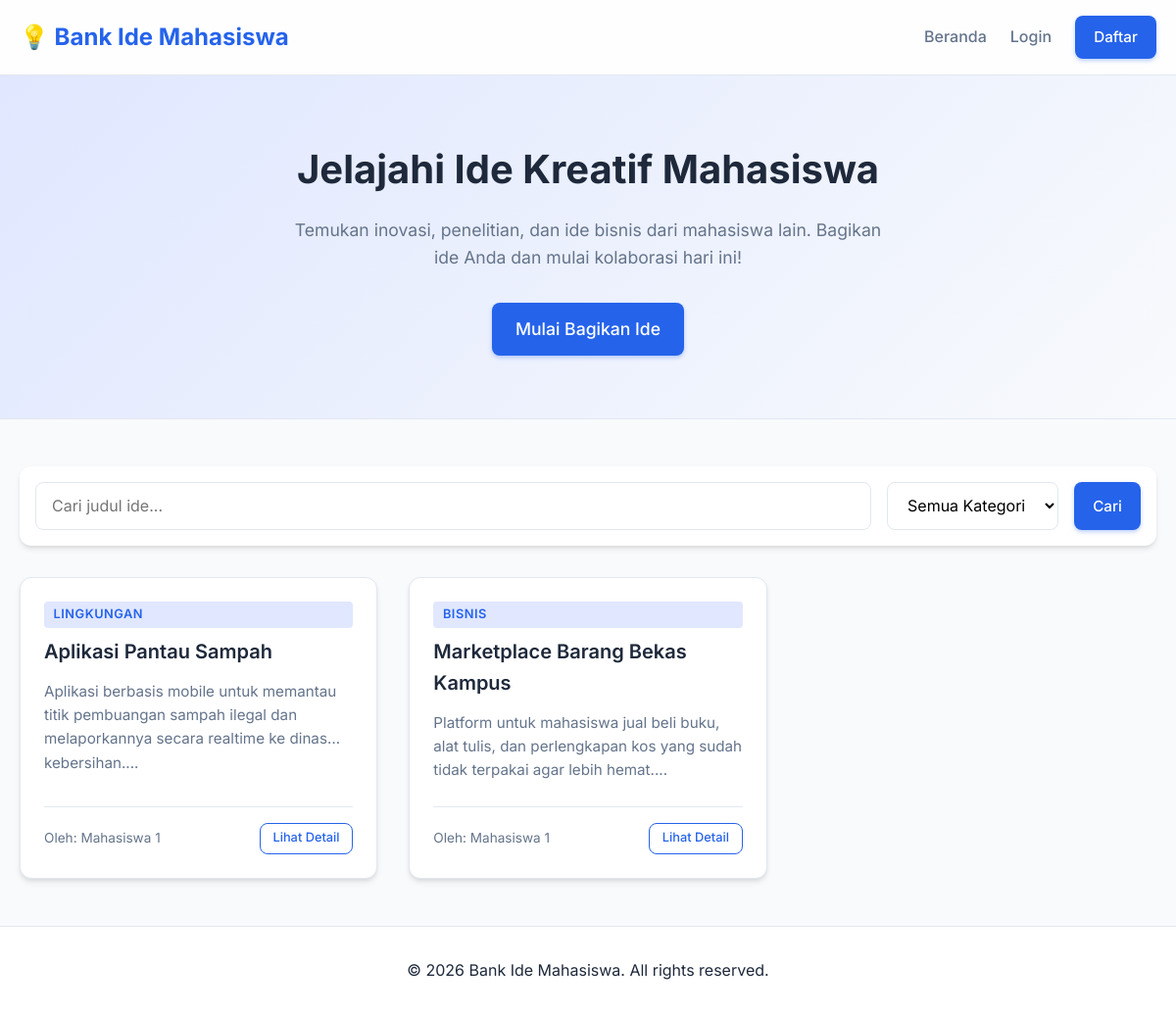
The page / on the database its author committed.
### tables this page shows
CREATE TABLE ide (
    id_ide INT AUTO_INCREMENT PRIMARY KEY,
    judul_ide VARCHAR(255) NOT NULL,
    deskripsi TEXT NOT NULL,
    tanggal_upload DATETIME DEFAULT CURRENT_TIMESTAMP,
    id_user INT,
    id_kategori INT,
    FOREIGN KEY (id_user) REFERENCES users(id_user) ON DELETE CASCADE,
    FOREIGN KEY (id_kategori) REFERENCES kategori(id_kategori) ON DELETE SET NULL
);

CREATE TABLE kategori (
    id_kategori INT AUTO_INCREMENT PRIMARY KEY,
    nama_kategori VARCHAR(100) NOT NULL
);

CREATE TABLE users (
    id_user INT AUTO_INCREMENT PRIMARY KEY,
    nama VARCHAR(100) NOT NULL,
    email VARCHAR(100) NOT NULL UNIQUE,
    password VARCHAR(255) NOT NULL,
    role ENUM('admin', 'user') DEFAULT 'user'
);

### config/database.php (called while the page is built, shortened)
<?php
function isLoggedIn() {
    return isset($_SESSION['user_id']);
}
?>

### index.php (the view, shortened to what this page needs)
<?php
require_once 'config/database.php';
$search = isset($_GET['search']) ? trim($_GET['search']) : '';
$query = "SELECT i.*, u.nama as pembuat, k.nama_kategori
          FROM ide i
          LEFT JOIN users u ON i.id_user = u.id_user
          LEFT JOIN kategori k ON i.id_kategori = k.id_kategori
          WHERE 1=1";
$params = [];
$query .= " ORDER BY i.tanggal_upload DESC";
$stmt = $pdo->prepare($query);
$stmt->execute($params);
$ideas = $stmt->fetchAll();
?>
<?php include 'includes/header.php'; ?>
<?php include 'includes/navbar.php'; ?>
<div class="hero">
    <h1>Jelajahi Ide Kreatif Mahasiswa</h1>
    <p>Temukan inovasi, penelitian, dan ide bisnis dari mahasiswa lain. Bagikan ide Anda dan mulai kolaborasi hari ini!</p>
    <?php if (!isLoggedIn()): ?>
        <a href="register.php" class="btn btn-primary" style="font-size: 1.1rem; padding: 0.8rem 1.5rem;">Mulai Bagikan Ide</a>
    <?php endif; ?>
</div>
<main class="main-content">
    <div class="container">
        <form method="GET" action="" class="search-bar">
            <input type="text" name="search" class="form-control" placeholder="Cari judul ide..." value="<?php echo htmlspecialchars($search); ?>" style="flex-grow: 1;">
            <select name="kategori" class="form-control" style="width: 200px;">
                <option value="0">Semua Kategori</option>
            </select>
            <button type="submit" class="btn btn-primary">Cari</button>
        </form>
        <div class="ideas-grid">
            <?php if (count($ideas) > 0): ?>
                <?php foreach ($ideas as $ide): ?>
                    <div class="card">
                        <div class="card-category"><?php echo htmlspecialchars($ide['nama_kategori'] ?? 'Tanpa Kategori'); ?></div>
                        <h3 class="card-title"><?php echo htmlspecialchars($ide['judul_ide']); ?></h3>
                        <p class="card-desc"><?php echo htmlspecialchars(substr($ide['deskripsi'], 0, 150)) . '...'; ?></p>
                        <div class="card-footer">
                            <span>Oleh: <?php echo htmlspecialchars($ide['pembuat'] ?? 'Anonim'); ?></span>
                            <a href="ide_detail.php?id=<?php echo $ide['id_ide']; ?>" class="btn btn-outline" style="padding: 0.3rem 0.8rem; font-size: 0.8rem;">Lihat Detail</a>
                        </div>
                    </div>
                <?php endforeach; ?>
            <?php else: ?>
                <div style="grid-column: 1 / -1; text-align: center; padding: 3rem; color: var(--text-muted);">
                    <h3>Tidak ada ide yang ditemukan.</h3>
                </div>
            <?php endif; ?>
        </div>
    </div>
</main>
<?php include 'includes/footer.php'; ?>

### assets/css/style.css (style rules this page uses)
:root { --primary-color: #2563eb; --primary-hover: #1d4ed8; --secondary-color: #f1f5f9; --bg-color: #f8fafc; --text-main: #1e293b; --text-muted: #64748b; --border-color: #e2e8f0; --white: #ffffff; --danger: #ef4444; --success: #10b981; --card-shadow: 0 4px 6px -1px rgba(0, 0, 0, 0.1), 0 2px 4px -1px rgba(0, 0, 0, 0.06); --hover-shadow: 0 10px 15px -3px rgba(0, 0, 0, 0.1), 0 4px 6px -2px rgba(0, 0, 0, 0.05); --radius: 12px; --transition: all 0.3s ease; }
* { margin: 0; padding: 0; box-sizing: border-box; font-family: 'Inter', sans-serif; }
body { background-color: var(--bg-color); color: var(--text-main); line-height: 1.6; min-height: 100vh; display: flex; flex-direction: column; }
.container { width: 100%; max-width: 1200px; margin: 0 auto; padding: 0 20px; }
.btn { display: inline-block; padding: 0.6rem 1.2rem; border-radius: 8px; font-weight: 500; text-decoration: none; cursor: pointer; border: none; transition: var(--transition); font-size: 0.95rem; }
.btn-primary { background-color: var(--primary-color); color: var(--white); box-shadow: 0 2px 4px rgba(37, 99, 235, 0.3); }
.btn-outline { background-color: transparent; color: var(--primary-color); border: 1px solid var(--primary-color); }
.hero { padding: 4rem 2rem; text-align: center; background: linear-gradient(135deg, #e0e7ff 0%, #f8fafc 100%); border-bottom: 1px solid var(--border-color); }
.hero h1 { font-size: 2.5rem; color: var(--text-main); margin-bottom: 1rem; }
.hero p { font-size: 1.1rem; color: var(--text-muted); max-width: 600px; margin: 0 auto 2rem; }
.form-control { width: 100%; padding: 0.8rem 1rem; border: 1px solid var(--border-color); border-radius: 8px; font-size: 1rem; transition: var(--transition); background-color: var(--white); }
.ideas-grid { display: grid; grid-template-columns: repeat(auto-fill, minmax(300px, 1fr)); gap: 2rem; margin-top: 2rem; }
.card { background: var(--white); border-radius: var(--radius); padding: 1.5rem; box-shadow: var(--card-shadow); transition: var(--transition); border: 1px solid var(--border-color); display: flex; flex-direction: column; }
.card-category { font-size: 0.8rem; font-weight: 600; color: var(--primary-color); text-transform: uppercase; letter-spacing: 0.5px; margin-bottom: 0.5rem; background: #e0e7ff; padding: 0.2rem 0.6rem; border-radius: 4px; display: inline-block; }
.card-title { font-size: 1.25rem; font-weight: 600; margin-bottom: 0.8rem; color: var(--text-main); }
.card-desc { color: var(--text-muted); font-size: 0.95rem; flex-grow: 1; margin-bottom: 1.5rem; display: -webkit-box; -webkit-line-clamp: 3; -webkit-box-orient: vertical; overflow: hidden; }
.card-footer { display: flex; justify-content: space-between; align-items: center; border-top: 1px solid var(--border-color); padding-top: 1rem; font-size: 0.85rem; color: var(--text-muted); }
.main-content { flex-grow: 1; padding: 3rem 0; }
.search-bar { display: flex; gap: 1rem; margin-bottom: 2rem; background: var(--white); padding: 1rem; border-radius: var(--radius); box-shadow: var(--card-shadow); }

### rows shown on the page
ide: id_kategori.nama_kategori "LINGKUNGAN", judul_ide "Aplikasi Pantau Sampah", deskripsi "Aplikasi berbasis mobile untuk memantau titik pembuangan sampah ilegal dan melaporkannya secara realtime ke dinas kebersihan.", id_user.nama "Mahasiswa 1"
ide: id_kategori.nama_kategori "BISNIS", judul_ide "Marketplace Barang Bekas Kampus", deskripsi "Platform untuk mahasiswa jual beli buku, alat tulis, dan perlengkapan kos yang sudah tidak terpakai agar lebih hemat.", id_user.nama "Mahasiswa 1"
